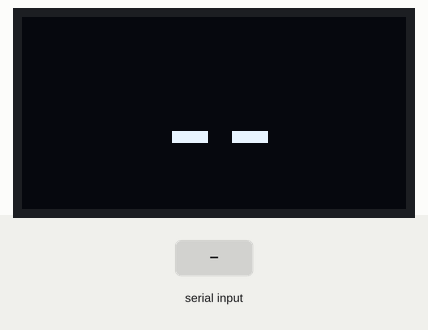
A program run on a simulated Raspberry Pi Pico. Parts: 128×64 one-colour display. The inputs (shaded band) are chosen by the test bench.

Above: at 1.2 s.
1.3 s: "EN\n" received over Serial
At 1.9 s:
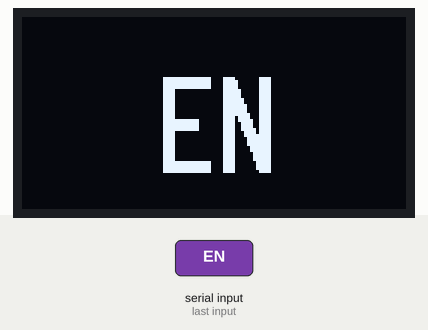
2.8 s: "TH\n" received over Serial
At 3.1 s:
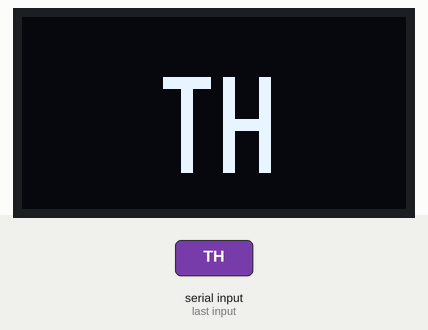
4.3 s: "--\n" received over Serial
At 5.5 s:
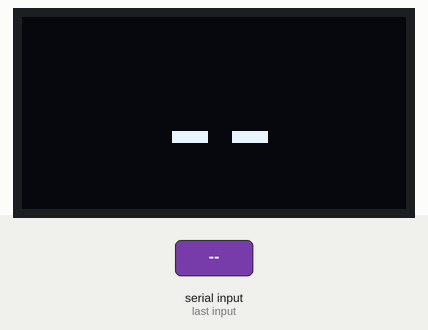
Timing chart, 0 to 7.3 s (numbered marks = the images above; inputs shaded):
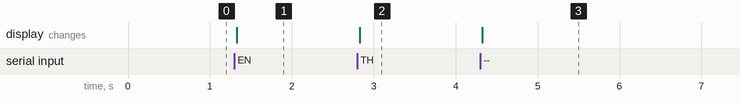

The program:

main.cpp
```cpp
#include <Arduino.h>
#include <Wire.h>
#include <U8g2lib.h>

namespace {
constexpr uint8_t OLED_I2C_ADDRESS = 0x3C;
constexpr size_t INPUT_BUFFER_SIZE = 8;

U8G2_SSD1306_128X64_NONAME_F_HW_I2C display(U8G2_R0, U8X8_PIN_NONE);
char input_buffer[INPUT_BUFFER_SIZE];
size_t input_length = 0;
char current_language[3] = "";

void draw_language(const char* language) {
  display.clearBuffer();
  display.setFont(u8g2_font_logisoso32_tr);

  const uint8_t text_width = display.getStrWidth(language);
  const int16_t x = (display.getDisplayWidth() - text_width) / 2;
  const int16_t y = (display.getDisplayHeight() + display.getAscent() - display.getDescent()) / 2;
  display.drawStr(x, y, language);
  display.sendBuffer();

  strncpy(current_language, language, sizeof(current_language) - 1);
  current_language[sizeof(current_language) - 1] = '\0';
}

void handle_serial_input() {
  while (Serial.available() > 0) {
    const char incoming = static_cast<char>(Serial.read());
    if (incoming == '\r') {
      continue;
    }
    if (incoming == '\n') {
      input_buffer[input_length] = '\0';
      if ((strcmp(input_buffer, "EN") == 0 || strcmp(input_buffer, "TH") == 0 || strcmp(input_buffer, "--") == 0) &&
          strcmp(input_buffer, current_language) != 0) {
        draw_language(input_buffer);
      }
      input_length = 0;
      continue;
    }
    if (input_length < INPUT_BUFFER_SIZE - 1) {
      input_buffer[input_length++] = incoming;
    } else {
      input_length = 0;
    }
  }
}
}

void setup() {
  Serial.begin(115200);
  Wire.begin();

  display.setI2CAddress(OLED_I2C_ADDRESS << 1);
  display.begin();
  draw_language("--");
}

void loop() {
  handle_serial_input();
}
```

Measured:
- after the input at 1.3 s, the display: changes at once (image 1)
- after the input at 2.8 s, the display: changes at once (image 2)
- after the input at 4.3 s, the display: changes at once (image 3)
